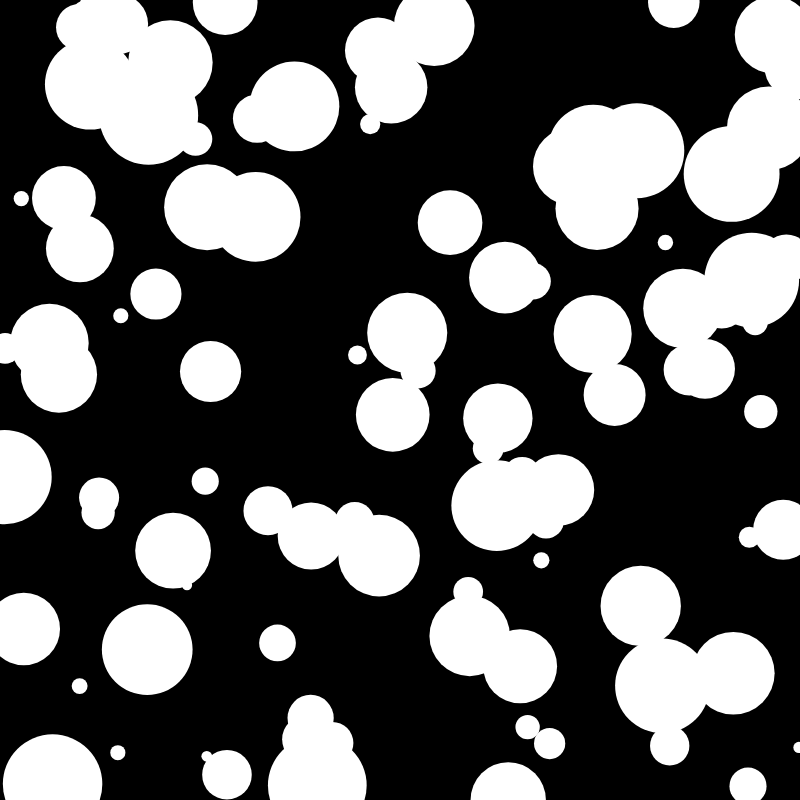
Frame 1 (no input)
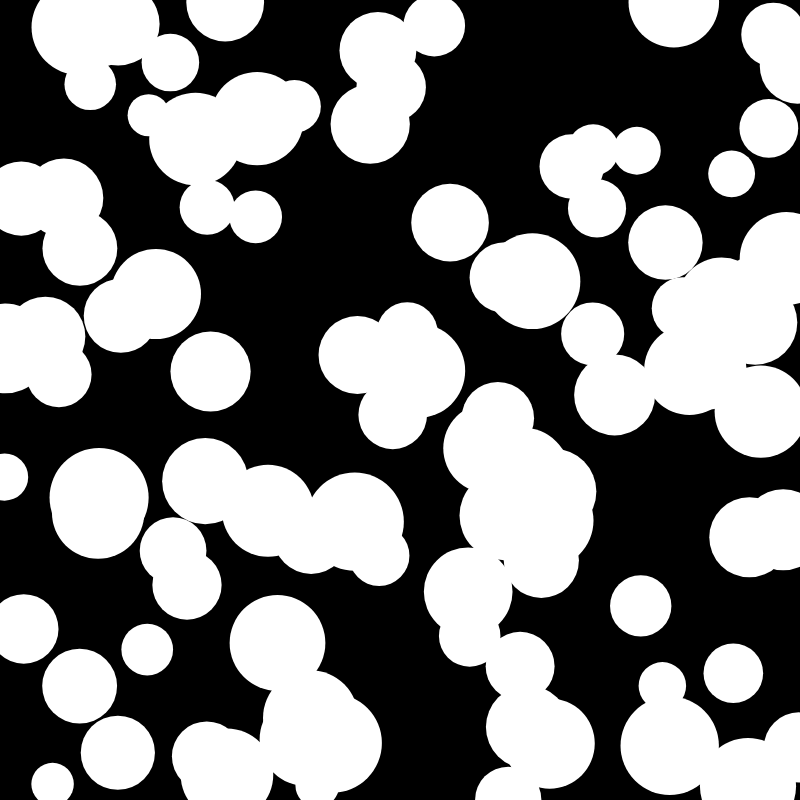
Frame 60 (no input)
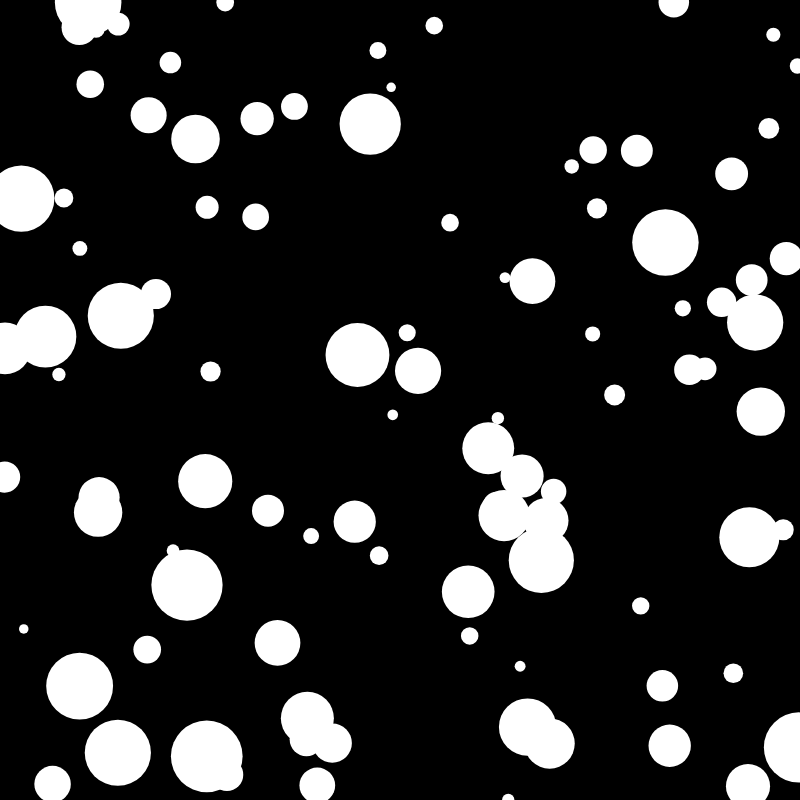
Frame 120 (the mouse pressed at the canvas centre since frame 60)

The p5.js sketch that drew these frames (run headless with seeded random() and noise() and a simulated clock; from frame 60 on, the mouse is pressed at the canvas centre):

// p5.js sketch
// ── sketch.js
const canvas = {
    width: 800,
    height: 800
}
const totalCircles = 100;
const minDiameter = 10
const maxDiameter = 100
const circles = []

function setup() {
    createCanvas(canvas.width, canvas.height);
    background(0);
    for (let i = 0; i < totalCircles; i++){
        const circleSettings = {
            x: random(1,canvas.width),
            y: random(1,canvas.height),
            diameter: random(minDiameter,maxDiameter),
        }
        const myCircle = new Circle(circleSettings.x, circleSettings.y, circleSettings.diameter);
        circles.push(myCircle);
    }
}
function draw() {
    background (0);
    //noLoop();
    noStroke();
    for (let i = 0; i < circles.length; i++){
        circles[i].draw();
        circles[i].update();
    }
}
// ── circle.js
class Circle {
    constructor(x, y, diameter) {
        this.x =x;
        this.y =y; 
        this.diameter = diameter;
        this.isGrowing = true;
    }
    draw(){
        circle(this.x, this.y, this.diameter)
    }
    update() {
        if (this.isGrowing){
            this.diameter +=1; 
        } else {this.diameter -=  1; }
        if (this.diameter > maxDiameter){
            this.isGrowing = false;
        }
        if (this.diameter < minDiameter) {
            this.isGrowing = true;
        }
        }
}
